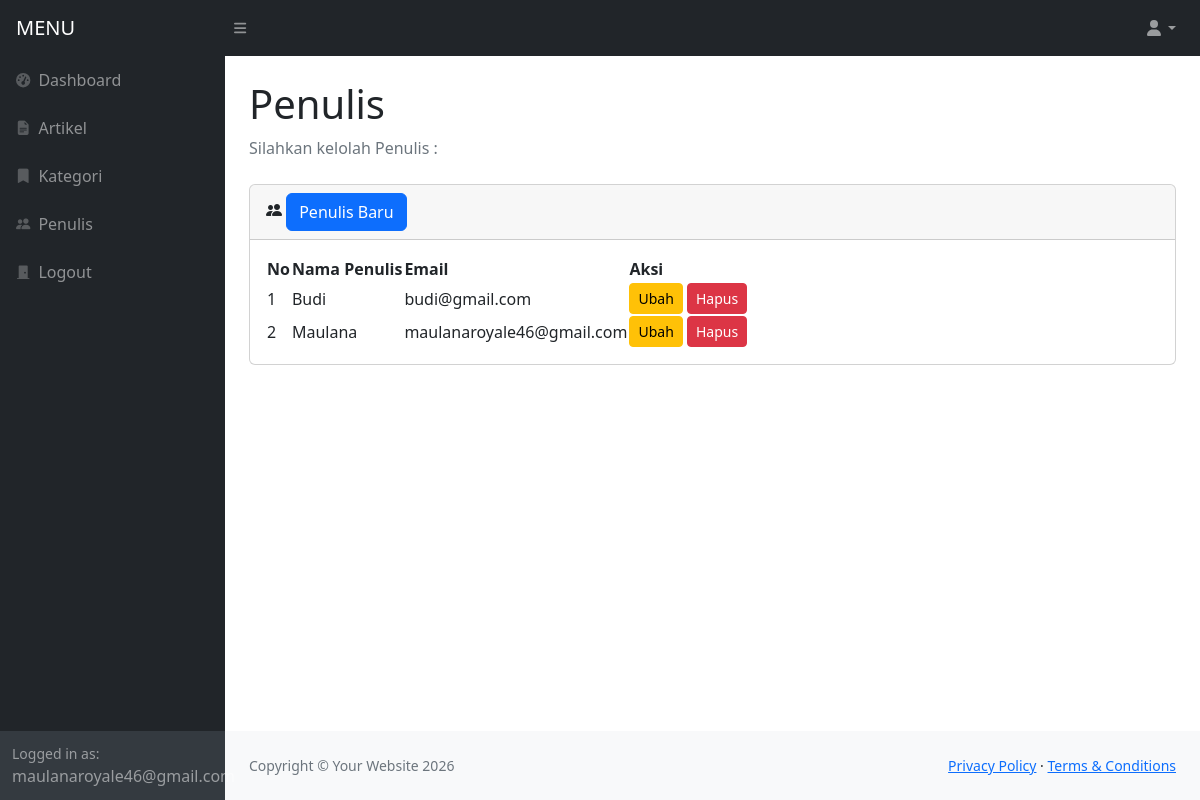
The page /admin/penulis.php (signed in) on the database its author committed.
### tables this page shows
CREATE TABLE `penulis` (
  `id_penulis` int(11) NOT NULL,
  `nama_penulis` varchar(250) NOT NULL,
  `email` varchar(250) NOT NULL,
  `password` varchar(250) NOT NULL
);

### admin/penulis.php (the view, shortened to what this page needs)
<?php
require 'function.php';
?>
<!DOCTYPE html>
<html lang="en">
<head>
    <link href="https://cdn.jsdelivr.net/npm/simple-datatables@7.1.2/dist/style.min.css" rel="stylesheet" />
    <link href="css/styles.css" rel="stylesheet" />
    <link rel="stylesheet" href="https://cdn.jsdelivr.net/npm/bootstrap-icons@1.11.1/font/bootstrap-icons.css">
</head>
<body class="sb-nav-fixed">
    <nav class="sb-topnav navbar navbar-expand navbar-dark bg-dark">
        <a class="navbar-brand ps-3" href="index.php">MENU</a>
        <button class="btn btn-link btn-sm order-1 order-lg-0 me-4 me-lg-0" id="sidebarToggle" href="#!"><i class="fas fa-bars"></i></button>
        <ul class="navbar-nav ms-auto me-0 me-md-3 my-2 my-md-0">
            <li class="nav-item dropdown">
                <a class="nav-link dropdown-toggle" id="navbarDropdown" href="#" role="button" data-bs-toggle="dropdown" aria-expanded="false"><i class="fas fa-user fa-fw"></i></a>
            </li>
        </ul>
    </nav>
    <div id="layoutSidenav">
        <div id="layoutSidenav_nav">
            <nav class="sb-sidenav accordion sb-sidenav-dark" id="sidenavAccordion">
                <div class="sb-sidenav-menu">
                    <div class="nav">
                        <a class="nav-link" href="index.php">
                            <div class="sb-nav-link-icon"><i class="fas fa-tachometer-alt"></i></div>
                            Dashboard
                        </a>
                        <a class="nav-link" href="artikel.php">
                            <div class="sb-nav-link-icon"><i class="bi bi-file-earmark-text-fill"></i></div>
                            Artikel
                        </a>
                        <a class="nav-link" href="kategori.php">
                            <div class="sb-nav-link-icon"><i class="bi bi-bookmark-fill"></i></div>
                            Kategori
                        </a>
                        <a class="nav-link" href="penulis.php">
                            <div class="sb-nav-link-icon"><i class="bi bi-people-fill"></i></div>
                            Penulis
                        </a>
                        <a class="nav-link" href="logout.php">
                            <div class="sb-nav-link-icon"><i class="bi bi-door-closed-fill"></i></div>
                            Logout
                        </a>
                    </div>
                </div>
                <div class="sb-sidenav-footer">
                    <div class="small">Logged in as:</div>
                    <?php echo $_SESSION["email"]; ?>
                </div>
            </nav>
        </div>
        <div id="layoutSidenav_content">
            <main>
                <div class="container-fluid px-4">
                    <h1 class="mt-4">Penulis</h1>
                    <ol class="breadcrumb mb-4">
                        <li class="breadcrumb-item active">Silahkan kelolah Penulis :</li>
                    </ol>
                    <div class="card mb-4">
                        <div class="card-header">
                            <i class="bi bi-people-fill"></i>
                            <button class="btn btn-primary" name="btn_penulis_baru" id="btn_penulis_baru" data-bs-toggle="modal" data-bs-target="#modalFormPenulis">Penulis Baru</button>
                        </div>
                        <div class="card-body">
                            <table id="datatablesSimple">
                                <thead>
                                    <tr>
                                        <th>No</th>
                                        <th>Nama Penulis</th>
                                        <th>Email</th>
                                        <th>Aksi</th>
                                    </tr>
                                </thead>
                                <tbody>
                                    <?php
                                    $sql = "SELECT id_penulis, nama_penulis, email FROM penulis ORDER BY id_penulis DESC";
                                    $result = mysqli_query($conn, $sql);
                                    if (mysqli_num_rows($result) > 0) {
                                        $nomor_urut = 0;
                                        while ($row = mysqli_fetch_assoc($result)) {
                                            $nomor_urut++;
                                            $data_id_penulis = $row['id_penulis'];
                                            $data_nama = $row['nama_penulis'];
                                            $data_email = $row['email'];
                                    ?>
                                            <tr>
                                                <td><?php echo $nomor_urut; ?></td>
                                                <td><?php echo $data_nama; ?></td>
                                                <td><?php echo $data_email; ?></td>
                                                <td>
                                                    <button class="btn btn-warning btn-sm" name="btn_ubah_penulis" data-bs-toggle="modal" data-bs-target="#modalFormUpdatePenulis<?php echo $data_id_penulis; ?>">Ubah</button>
                                                    <button class="btn btn-danger btn-sm" name="btn_hapus_penulis" data-bs-toggle="modal" data-bs-target="#modalHapusPenulis<?php echo $data_id_penulis; ?>">Hapus</button>
                                                </td>
                                            </tr>
                                    <?php
                                        }
                                    } else {
                                        echo "0 results";
                                    }
                                    ?>
                                </tbody>
                            </table>
                        </div>
                    </div>
                </div>
            </main>
            <footer class="py-4 bg-light mt-auto">
                <div class="container-fluid px-4">
                    <div class="d-flex align-items-center justify-content-between small">
                        <div class="text-muted">Copyright &copy; Your Website <?php echo date("Y"); ?></div>
                        <div>
                            <a href="#">Privacy Policy</a>
                            &middot;
                            <a href="#">Terms &amp; Conditions</a>
                        </div>
                    </div>
                </div>
            </footer>
        </div>
    </div>
</body>
</html>

### rows shown on the page
penulis: nama_penulis "Budi", email "budi@gmail.com"
penulis: nama_penulis "Maulana", email "maulanaroyale46@gmail.com"

### other values the page prints
$_SESSION["email"] "maulanaroyale46@gmail.com"
